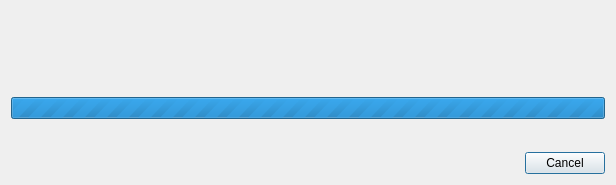
<?xml version="1.0" encoding="UTF-8"?>
<ui version="4.0">
 <class>DialogStaticScanProcess</class>
 <widget class="QDialog" name="DialogStaticScanProcess">
  <property name="windowModality">
   <enum>Qt::ApplicationModal</enum>
  </property>
  <property name="geometry">
   <rect>
    <x>0</x>
    <y>0</y>
    <width>616</width>
    <height>185</height>
   </rect>
  </property>
  <property name="windowTitle">
   <string>Scan</string>
  </property>
  <property name="modal">
   <bool>true</bool>
  </property>
  <layout class="QVBoxLayout" name="verticalLayout">
   <item>
    <layout class="QHBoxLayout" name="horizontalLayout_2">
     <item>
      <widget class="QLabel" name="labelTime">
       <property name="minimumSize">
        <size>
         <width>120</width>
         <height>0</height>
        </size>
       </property>
       <property name="maximumSize">
        <size>
         <width>120</width>
         <height>16777215</height>
        </size>
       </property>
       <property name="frameShape">
        <enum>QFrame::NoFrame</enum>
       </property>
       <property name="text">
        <string/>
       </property>
       <property name="alignment">
        <set>Qt::AlignCenter</set>
       </property>
      </widget>
     </item>
     <item>
      <spacer name="horizontalSpacer_2">
       <property name="orientation">
        <enum>Qt::Horizontal</enum>
       </property>
       <property name="sizeHint" stdset="0">
        <size>
         <width>40</width>
         <height>20</height>
        </size>
       </property>
      </spacer>
     </item>
     <item>
      <widget class="QLabel" name="labelTotal">
       <property name="minimumSize">
        <size>
         <width>70</width>
         <height>0</height>
        </size>
       </property>
       <property name="maximumSize">
        <size>
         <width>70</width>
         <height>16777215</height>
        </size>
       </property>
       <property name="frameShape">
        <enum>QFrame::NoFrame</enum>
       </property>
       <property name="text">
        <string/>
       </property>
       <property name="alignment">
        <set>Qt::AlignCenter</set>
       </property>
      </widget>
     </item>
     <item>
      <widget class="QLabel" name="labelCurrent">
       <property name="minimumSize">
        <size>
         <width>70</width>
         <height>0</height>
        </size>
       </property>
       <property name="maximumSize">
        <size>
         <width>70</width>
         <height>16777215</height>
        </size>
       </property>
       <property name="frameShape">
        <enum>QFrame::NoFrame</enum>
       </property>
       <property name="text">
        <string/>
       </property>
       <property name="alignment">
        <set>Qt::AlignCenter</set>
       </property>
      </widget>
     </item>
    </layout>
   </item>
   <item>
    <widget class="QLabel" name="labelStatus1">
     <property name="frameShape">
      <enum>QFrame::NoFrame</enum>
     </property>
     <property name="frameShadow">
      <enum>QFrame::Plain</enum>
     </property>
     <property name="text">
      <string/>
     </property>
     <property name="alignment">
      <set>Qt::AlignLeading|Qt::AlignLeft|Qt::AlignVCenter</set>
     </property>
    </widget>
   </item>
   <item>
    <widget class="QLabel" name="labelStatus3">
     <property name="frameShape">
      <enum>QFrame::NoFrame</enum>
     </property>
     <property name="frameShadow">
      <enum>QFrame::Plain</enum>
     </property>
     <property name="text">
      <string/>
     </property>
     <property name="alignment">
      <set>Qt::AlignLeading|Qt::AlignLeft|Qt::AlignVCenter</set>
     </property>
    </widget>
   </item>
   <item>
    <widget class="QLabel" name="labelStatus2">
     <property name="frameShape">
      <enum>QFrame::NoFrame</enum>
     </property>
     <property name="frameShadow">
      <enum>QFrame::Plain</enum>
     </property>
     <property name="text">
      <string/>
     </property>
     <property name="alignment">
      <set>Qt::AlignLeading|Qt::AlignLeft|Qt::AlignVCenter</set>
     </property>
    </widget>
   </item>
   <item>
    <widget class="QProgressBar" name="progressBarTotal">
     <property name="maximum">
      <number>0</number>
     </property>
     <property name="value">
      <number>0</number>
     </property>
     <property name="alignment">
      <set>Qt::AlignCenter</set>
     </property>
     <property name="format">
      <string notr="true">%v/%m</string>
     </property>
    </widget>
   </item>
   <item>
    <spacer name="verticalSpacer">
     <property name="orientation">
      <enum>Qt::Vertical</enum>
     </property>
     <property name="sizeHint" stdset="0">
      <size>
       <width>20</width>
       <height>40</height>
      </size>
     </property>
    </spacer>
   </item>
   <item>
    <layout class="QHBoxLayout" name="horizontalLayout">
     <item>
      <spacer name="horizontalSpacer">
       <property name="orientation">
        <enum>Qt::Horizontal</enum>
       </property>
       <property name="sizeHint" stdset="0">
        <size>
         <width>40</width>
         <height>20</height>
        </size>
       </property>
      </spacer>
     </item>
     <item>
      <widget class="QPushButton" name="pushButtonCancel">
       <property name="text">
        <string>Cancel</string>
       </property>
      </widget>
     </item>
    </layout>
   </item>
  </layout>
 </widget>
 <resources/>
 <connections/>
</ui>
